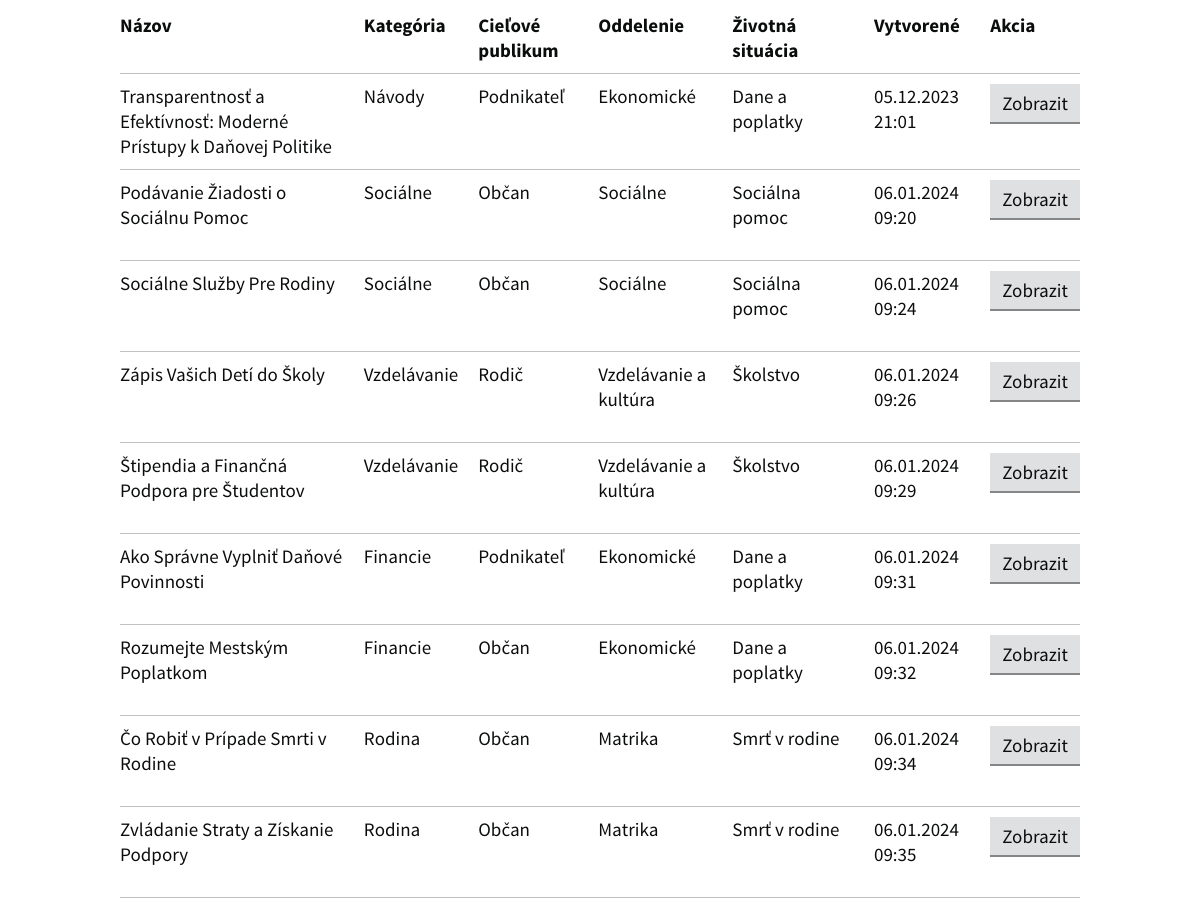
The app's page /uvod/vsetkyClanky (signed in, middle part), older data.
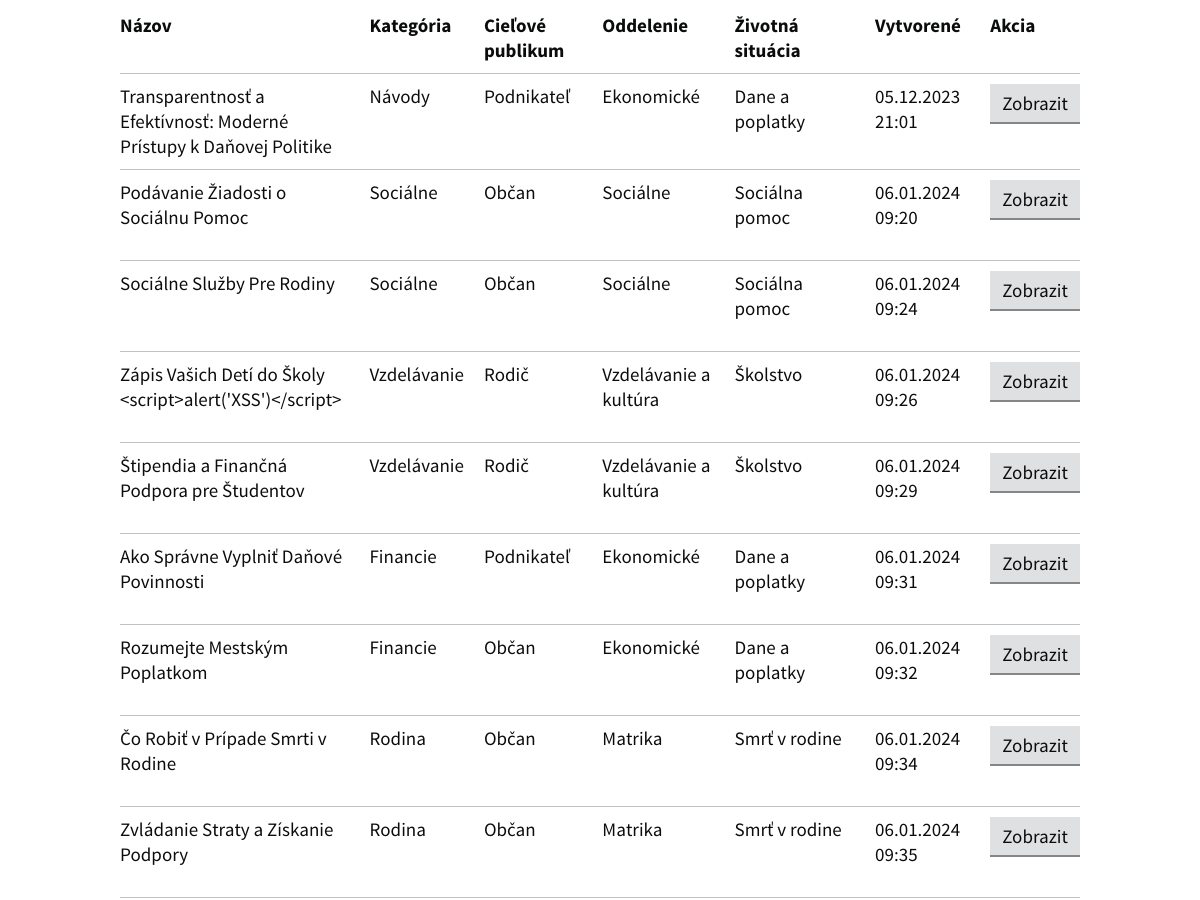
The same page, newer data.
### ArticlePage/models.py (models this page shows, shortened)
class Article(models.Model):
    category = models.ForeignKey(Category, on_delete=models.CASCADE)
    department = models.ForeignKey(Department, on_delete=models.CASCADE)
    life_situation = models.ForeignKey(LifeSituation, on_delete=models.SET_NULL, blank=True, null=True)
    main_message = models.CharField(max_length=255)
    target_audience = models.ForeignKey(TargetAudience, on_delete=models.CASCADE, blank=True, null=True)
    title = models.CharField(max_length=100)
    content = models.TextField()
    image = models.ImageField(upload_to='articlesImages/', blank=True, null=True)
    created_at = models.DateTimeField(auto_now_add=True)
    class Meta:
        verbose_name = 'Article'
        verbose_name_plural = 'Articles'

class TargetAudience(models.Model):
    name = models.CharField(max_length=50, unique=True)
    icon_text = models.CharField(max_length=100, blank=True)
    def __str__(self):
        return self.name
    class Meta:
        verbose_name = 'Target Audience'
        verbose_name_plural = 'Target Audiences'

class Department(models.Model):
    name = models.CharField(max_length=100, unique=True)
    icon_text = models.CharField(max_length=100, blank=True)
    def __str__(self):
        return self.name
    class Meta:
        verbose_name = 'Department'
        verbose_name_plural = 'Departments'

class LifeSituation(models.Model):
    name = models.CharField(max_length=100, unique=False)
    icon_text = models.CharField(max_length=100, blank=True)
    def __str__(self):
        return self.name
    class Meta:
        verbose_name = 'Life Situation'
        verbose_name_plural = 'Life Situations'

### MainPage/models.py (models this page shows)
class Category(models.Model):
    name = models.CharField(max_length=100, unique=True, db_index=True)
    def __str__(self):
        return self.name
    class Meta:
        verbose_name = 'Category'
        verbose_name_plural = 'Categories'
        ordering = ['name']  # Poradie podľa názvu kategórie

### AdminPage/views.py (the view)
# urls.py: path('vsetkyClanky', views.allArticles, name='articleAdmin'),
@login_required
def allArticles(request):
    articles = Article.objects.all()
    category_id = request.GET.get('category')
    target_audience_id = request.GET.get('target_audience')
    department_id = request.GET.get('department')
    if category_id:
        articles = articles.filter(category_id=category_id)
    if target_audience_id:
        articles = articles.filter(target_audience_id=target_audience_id)
    if department_id:
        articles = articles.filter(department_id=department_id)
    categories = Category.objects.all()
    target_audiences = TargetAudience.objects.all()
    departments = Department.objects.all()
    context = {
        'articles': articles,
        'categories': categories,
        'target_audiences': target_audiences,
        'departments': departments,
    }
    return render(request, 'AdminPage/allArticles.html', context)

### AdminPage/templates/AdminPage/allArticles.html (shortened to what this page needs)
<!DOCTYPE html>
<html lang="sk" class="govuk-template app-no-canvas-background">
<head>
    {% load static %}
    {% load widget_tweaks %}
    <link rel="stylesheet" href="{% static 'MainPage/idsk-frontend-2.11.0.min.css'%}">
    <link rel="stylesheet" href="{% static 'AdminPage/style.css'%}">
    <link rel="stylesheet" href="https://code.jquery.com/ui/1.12.1/themes/base/jquery-ui.css">
</head>
<body class="govuk-template__body ">
    <div class="govuk-width-container">
        <div class="govuk-width-container">
            <main class="govuk-main-wrapper govuk-main-wrapper--auto-spacing" id="main-content">
                <table class="govuk-table">
                    <thead class="govuk-table__head">
                        <tr class="govuk-table__row">
                            <th class="govuk-table__header">Názov</th>
                            <th class="govuk-table__header">Kategória</th>
                            <th class="govuk-table__header">Cieľové publikum</th>
                            <th class="govuk-table__header">Oddelenie</th>
                            <th class="govuk-table__header">Životná situácia</th>
                            <th class="govuk-table__header">Vytvorené</th>
                            <th class="govuk-table__header">Akcia</th>
                        </tr>
                    </thead>
                    <tbody class="govuk-table__body">
                        {% for article in articles %}
                        <tr class="govuk-table__row">
                            <td class="govuk-table__cell">{{ article.title }}</td>
                            <td class="govuk-table__cell">{{ article.category }}</td>
                            <td class="govuk-table__cell">{{ article.target_audience }}</td>
                            <td class="govuk-table__cell">{{ article.department }}</td>
                            <td class="govuk-table__cell">{{ article.life_situation }}</td>
                            <td class="govuk-table__cell">{{ article.created_at|date:"d.m.Y H:i" }}</td>
                            <td class="govuk-table__cell">
                                <a href="/clanok/{{ article.id }}"
                                    class="govuk-button govuk-button--secondary">Zobrazit</a>
                            </td>
                        </tr>
                        {% endfor %}
                    </tbody>
                </table>
            </main>
        </div>
    </div>
</body>
</html>

Row changes from the older to the newer data that the page shows:
changed Article: title "Zápis Vašich Detí do Školy" → "Zápis Vašich Detí do Školy <script>alert('XSS')</script>"
